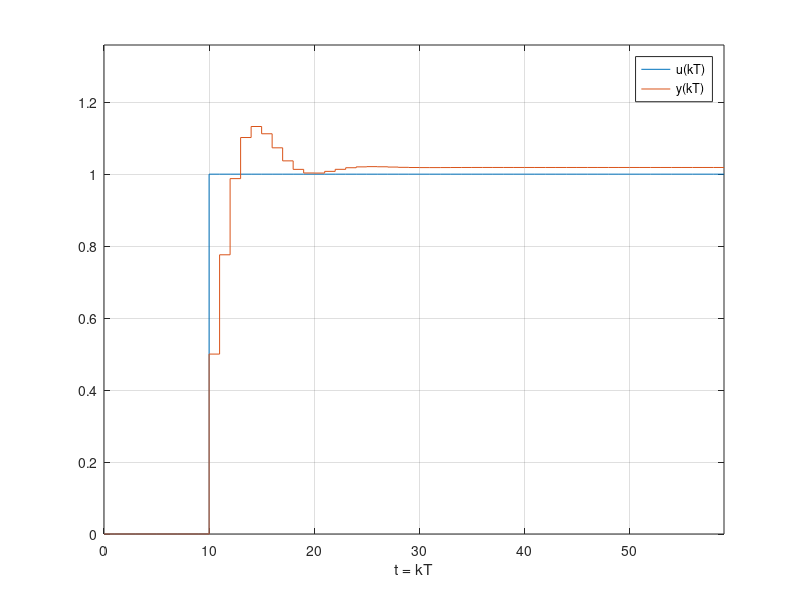
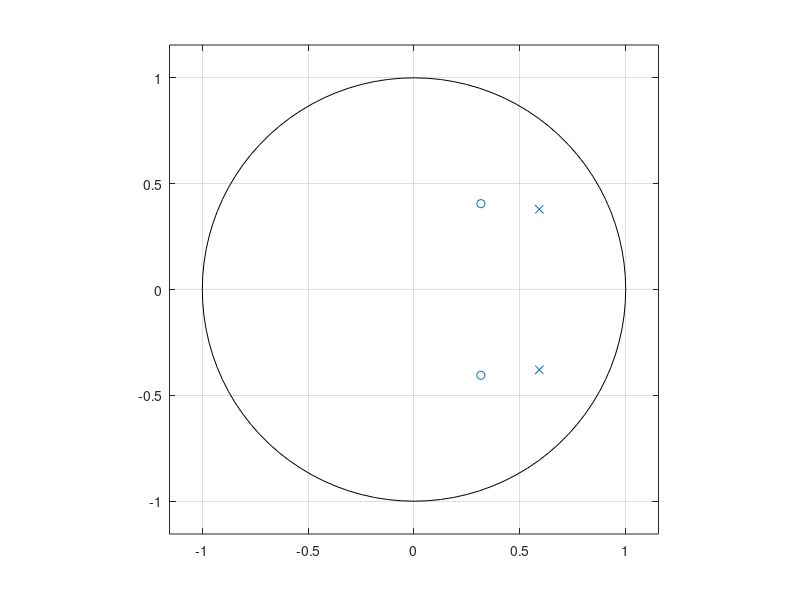

MATLAB code for these plots, in order: (Note: this script raises an error after producing the figures.)
clc,
close all,
clear

T = 1; %Periodo de amostragem
K = 0.5;
Numd = K*[1 -0.63212 0.26424];
Dend = [1 (0.36788*K-1.36788) (0.26424*K+0.36212)];
sys = tf(Numd,Dend,T);

%Entrada Degrau
u = [zeros(1,10) ones(1,50)];
L = length(u); %Tamanho do vetor
k = 0:(L-1); %numero inteiro
t = k*T; %tempo discreto kT

%Resposta ao Degrau
y = filter(Numd,Dend,u);
figure
stairs(t,u)
hold on
stairs(t,y)
xlabel('t = kT'),grid
legend('u(kT)','y(kT)')
axis([0 max(t) 0 1.2*max(y)])
hold off
figure
zplane(Numd,Dend)

figure
for i=1:1:50
    K=i/10;
    Numd = K*[1 -0.63212 0.26424];
    Dend = [1 (0.36788*K-1.36788) (0.26424*K+0.36212)];
    sys(i) = tf(Numd,Dend,T);
    hold on
pzmap(sys(i));
axis([-1.25 1.25 -1.25 1.25]) 
end
hold off

figure
hold on
pzmap(sys(5),sys(15),sys(24))
axis([-1.25 1.25 -1.25 1.25])   
hold off


K = 0:0.01:5;
x = [];
y = [];

Numd = [0.5 -0.316 0.132]; %[0.368 0.264]
Dend = [1 -1.184 0.498]; %[1 -1.368 0.368]
%for i=1:length(K)
%Dend2 = [1 (0.36788*K(i)-1.36788) (0.26424*K(i)+0.36212)];
sysx = tf(Numd,Dend,T);
z = roots(Numd);
s =(log(z)/T);
x = [x real(s)'];
y = [y imag(s)'];
%end

figure
plot(x,y,'O')
grid
xlabel('Real')
ylabel('Imaginario')

figure
rlocus(sysx)

Num = 1;
Den = [1 1 0];
sysy = tf(Num, Den);
figure
rlocus(sysy)